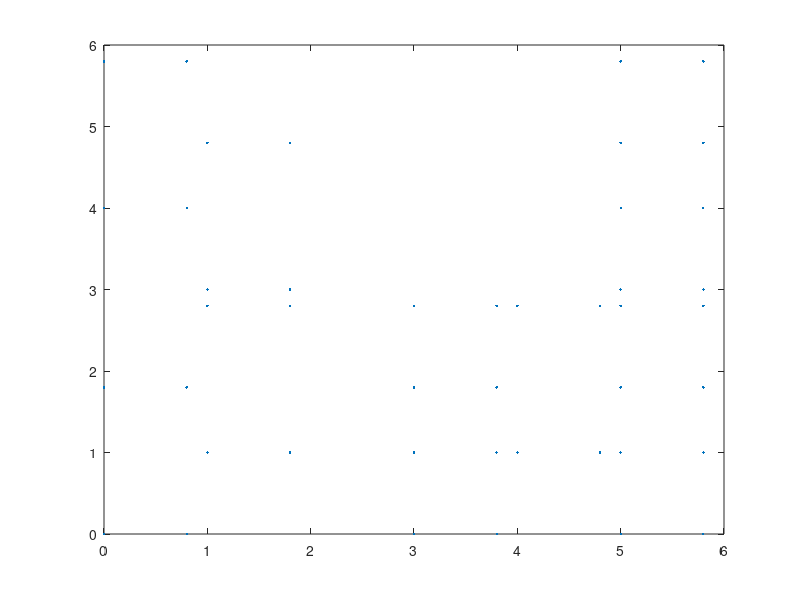

MATLAB code for this plot:
%Randobjekt:  
R= [ 	0,0 ;
	5,0 ;
	5,1 ;
	4,1 ;
    3,0 ;
	3,1 ;
	1,1 ;
	1,3 ;
	5,3 ;
	5,4 ;
	0,4 ];


%Haupobjekt :
H= [0,0;
	0.8,0;
	0.8,1.8;
	0,1.8];

%Rotationsobjekt:
Ro = [	3.1, 1.1;
	3.1, 1.9;
	%Viertelkreis;
	2.1, 1.1];	

%Konfigurationen K = [K_h, K_r] ; K_h = [x,y] K_r = theta
%SK=[ 1.1, 1.1 ;
%    0 ]

%Konfigurationshindernisse für H und R
K_H=[];
for i=1:length(R)
	for j=1:length(H)
		K_H=[K_H ; [R(i,1) + H(j,1),R(i,2) + H(j,2)]];	
	end
end

%doppelte löschen
for i=1:length(K_H)
	temp = K_H(i,:);
	for j=i+1:length(K_H)
		if (temp==K_H(j,:))
			K(j,:)=[];
		end
	end
end

figure;
plot([K_H(:,1);K_H(1,1)],[K_H(:,2);K_H(1,2)],'.');
